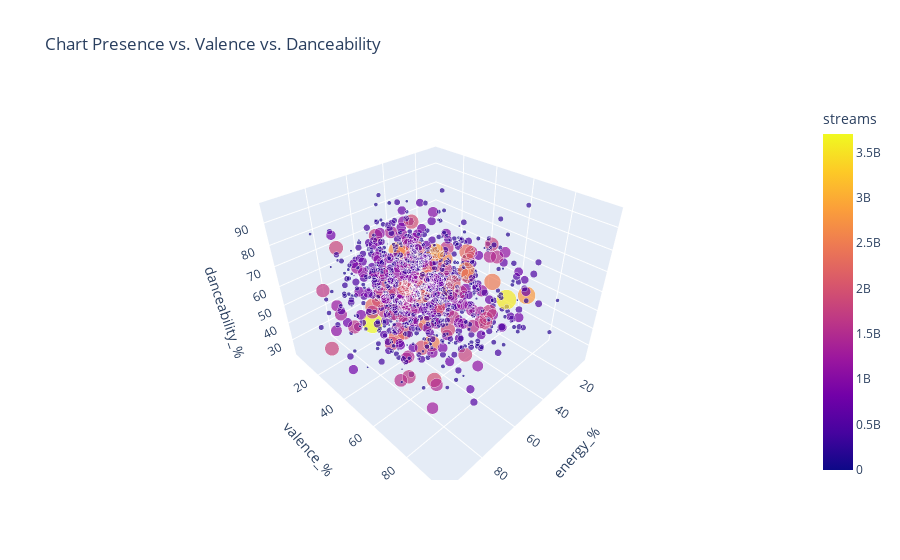

Here is the notebook cell this chart was saved with:
### Code cell
df_Spotify.dropna(subset=['energy_%', 'valence_%', 'danceability_%', 'streams'], inplace=True)

df_Spotify['key'] = pd.Categorical(df_Spotify['key']).codes
df_Spotify['mode'] = pd.Categorical(df_Spotify['mode']).codes

fig_3d_scatter = px.scatter_3d(df_Spotify, x='energy_%', y='valence_%', z='danceability_%', color='streams',
                               size='streams', hover_name='track_name',
                               title='Chart Presence vs. Valence vs. Danceability')
fig_3d_scatter.show()

### Figure 1 — Plotly figure (JSON) as saved in the notebook; plotly's stock layout.template omitted (floating-point values rounded to 4 significant figures; data arrays with more than 128 entries replaced by an {"elided": "..."} marker saying what was removed)
{"data": [{"hovertemplate": "<b>%{hovertext}</b><br><br>energy_%=%{x}<br>valence_%=%{y}<br>danceability_%=%{z}<br>streams=%{marker.color}<extra></extra>", "hovertext": {"elided": "952 mixed values"}, "legendgroup": "", "marker": {"color": {"elided": "952 int values"}, "coloraxis": "coloraxis", "size": {"elided": "952 int values"}, "sizemode": "area", "sizeref": 9260000.0, "symbol": "circle"}, "mode": "markers", "name": "", "scene": "scene", "showlegend": false, "type": "scatter3d", "x": {"elided": "952 int values"}, "y": {"elided": "952 int values"}, "z": {"elided": "952 int values"}}], "layout": {"coloraxis": {"colorbar": {"title": {"text": "streams"}}, "colorscale": [[0, "#0d0887"], [0.1111, "#46039f"], [0.2222, "#7201a8"], [0.3333, "#9c179e"], [0.4444, "#bd3786"], [0.5556, "#d8576b"], [0.6667, "#ed7953"], [0.7778, "#fb9f3a"], [0.8889, "#fdca26"], [1, "#f0f921"]]}, "legend": {"itemsizing": "constant", "tracegroupgap": 0}, "scene": {"domain": {"x": [0, 1], "y": [0, 1]}, "xaxis": {"title": {"text": "energy_%"}}, "yaxis": {"title": {"text": "valence_%"}}, "zaxis": {"title": {"text": "danceability_%"}}}, "title": {"text": "Chart Presence vs. Valence vs. Danceability"}}}
